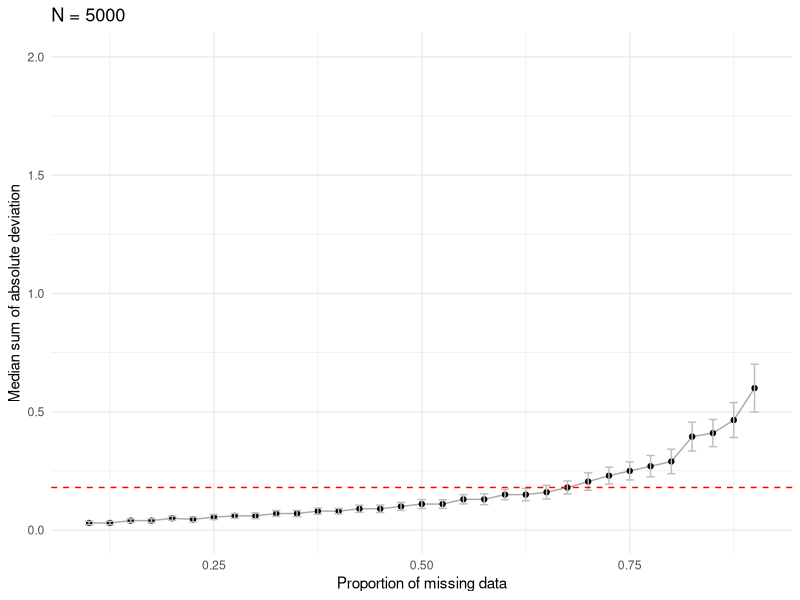
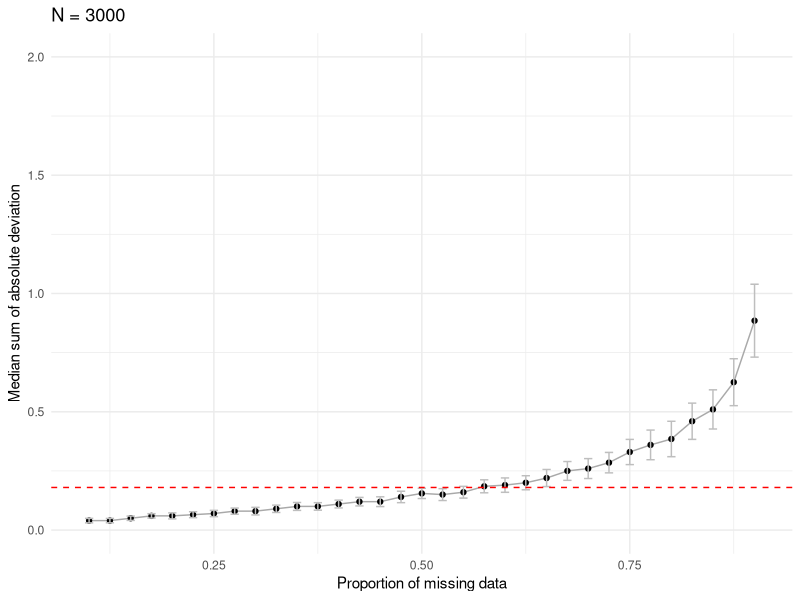

Reproduce these figures in R, in order. (Note: a time limit stopped this script after it produced the figures.)
## ---- chunk 1
library(MASS)
library(tidyverse)
library(GGally)

set.seed(110)

knitr::opts_chunk$set(echo = TRUE)
## ---- chunk 2

#correlation matrix
cor_matrix <- rbind(c(1, .25, .35, .15),
                    c(.25, 1, .2, .25),
                    c(.35, .2, 1, .1),
                    c(.15, .25, .1, 1))

cor_matrix

#vector of means
mean_vector <- c(5, 3, 4, 5)

#sample sizes for the simulation
sample_size_options <- c(5000, 3000, 1000, 500, 200)


## ---- chunk 3

for (sample_size in sample_size_options) {

  #simulate the data
  df <- as.data.frame(mvrnorm(n = sample_size, 
                                  mu = mean_vector, 
                                  Sigma = cor_matrix))
  
  
  # Testing the effect of missingness
  
  sim_summary <- data.frame(n = NA,
                            missing = NA,
                            iteration = NA,
                            sum_abs_dev = NA)
  
  missing_prob <- seq(0.1, .9, by = 0.025) #test NA percentage bet. .1 and .9
  
  for (missing in missing_prob) {
  
    for (iteration in 1:100) {
    
    #creating a matrix of NAs
    
      for (i in 5:8) {
          df[, i] <- sample(c("response", NA),
                        replace = TRUE,
                        size = sample_size,
                        prob = c(1 - missing, missing))
        }
    
    #apply NAs to the complete dataset
    df_w_na <- df %>% 
                  dplyr::mutate(V1_na = if_else(V5 == "response", V1, -100),
                                V2_na = if_else(V6 == "response", V2, -100),
                                V3_na = if_else(V7 == "response", V3, -100),
                                V4_na = if_else(V8 == "response", V4, -100)
                                  ) %>% 
                  dplyr::select(contains("_na"))
    
    #correlation matrix for the df with NAs
    cor_matrix_w_na <- cor(df_w_na, use = "pairwise.complete.obs") %>% round(2)
    
    
    #the original correlation matrix
    orig_cor_matrix <- cor(df[, 1:4]) %>% round(2)
    
    #compare the original correlation matrix and the one with NAs
    dif_cor_matrix <- orig_cor_matrix - cor_matrix_w_na
    
    #sum of absolute deviation
    sum_abs_dev <- sum(abs(dif_cor_matrix)) / 2
    
    #save the output of this iteration
    sim_summary <- rbind(sim_summary, c(sample_size, missing, iteration, sum_abs_dev))
    
    #print the iteration step (this is important for long simulations)
    print(paste0("simulation step: n = ", sample_size, ", %NA = ", missing, ", iter. = ", iteration))
     
    }
  }

  #save the plot based on the full simulation for the assigned sample size
  summary_plot <- sim_summary[-1,] %>% 
                dplyr::group_by(missing) %>% 
                summarise(med_dev = median(sum_abs_dev),
                          sd = sd(sum_abs_dev)) %>% 
                ggplot(aes(x = missing, y = med_dev)) +
                      geom_line(color = "darkgray") +
                      geom_point() +
                      ylim(0, 2) +
                      labs(
                           title = paste0("N = ", sample_size),
                           x = "Proportion of missing data",
                           y = "Median sum of absolute deviation") +
                geom_errorbar(aes(ymin = med_dev - sd/2, ymax = med_dev + sd/2), width=.01,
                   color = "gray") +
                geom_hline(yintercept = .18, linetype = "dashed", 
                      color = "red", size = .5) +
                theme_minimal() 
  
  print(summary_plot) 
  plot_name <- paste0("plot_", sample_size)
  assign(plot_name, summary_plot)

}

## ---- chunk 4
ggpubr::ggarrange(plot_5000, plot_3000, plot_1000, plot_500, plot_200, 
          ncol = 1, nrow = 5)
